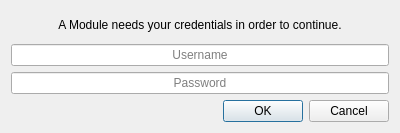
<?xml version="1.0" encoding="UTF-8"?>
<ui version="4.0">
 <class>LoginDialog</class>
 <widget class="QDialog" name="LoginDialog">
  <property name="geometry">
   <rect>
    <x>0</x>
    <y>0</y>
    <width>400</width>
    <height>133</height>
   </rect>
  </property>
  <property name="sizePolicy">
   <sizepolicy hsizetype="Preferred" vsizetype="Minimum">
    <horstretch>0</horstretch>
    <verstretch>0</verstretch>
   </sizepolicy>
  </property>
  <property name="windowTitle">
   <string>Dialog</string>
  </property>
  <property name="modal">
   <bool>true</bool>
  </property>
  <layout class="QVBoxLayout" name="verticalLayout">
   <item>
    <widget class="QLabel" name="label">
     <property name="sizePolicy">
      <sizepolicy hsizetype="Preferred" vsizetype="Minimum">
       <horstretch>0</horstretch>
       <verstretch>0</verstretch>
      </sizepolicy>
     </property>
     <property name="text">
      <string>A Module needs your credentials in order to continue.</string>
     </property>
     <property name="alignment">
      <set>Qt::AlignCenter</set>
     </property>
     <property name="buddy">
      <cstring></cstring>
     </property>
    </widget>
   </item>
   <item>
    <widget class="QLineEdit" name="a">
     <property name="alignment">
      <set>Qt::AlignCenter</set>
     </property>
     <property name="placeholderText">
      <string>Username</string>
     </property>
    </widget>
   </item>
   <item>
    <widget class="QLineEdit" name="b">
     <property name="echoMode">
      <enum>QLineEdit::Password</enum>
     </property>
     <property name="alignment">
      <set>Qt::AlignCenter</set>
     </property>
     <property name="placeholderText">
      <string>Password</string>
     </property>
    </widget>
   </item>
   <item>
    <widget class="QDialogButtonBox" name="buttonBox">
     <property name="orientation">
      <enum>Qt::Horizontal</enum>
     </property>
     <property name="standardButtons">
      <set>QDialogButtonBox::Cancel|QDialogButtonBox::Ok</set>
     </property>
    </widget>
   </item>
  </layout>
 </widget>
 <resources/>
 <connections>
  <connection>
   <sender>buttonBox</sender>
   <signal>accepted()</signal>
   <receiver>LoginDialog</receiver>
   <slot>accept()</slot>
   <hints>
    <hint type="sourcelabel">
     <x>248</x>
     <y>254</y>
    </hint>
    <hint type="destinationlabel">
     <x>157</x>
     <y>274</y>
    </hint>
   </hints>
  </connection>
  <connection>
   <sender>buttonBox</sender>
   <signal>rejected()</signal>
   <receiver>LoginDialog</receiver>
   <slot>reject()</slot>
   <hints>
    <hint type="sourcelabel">
     <x>316</x>
     <y>260</y>
    </hint>
    <hint type="destinationlabel">
     <x>286</x>
     <y>274</y>
    </hint>
   </hints>
  </connection>
 </connections>
</ui>
